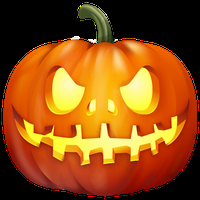
#> input picture AICV/halloween.png, 200 x 200 px
$ jupyter execute 'lab 2 5.ipynb'
#> lines starting #> are read from the running program, lines starting #| are printed output that depends on the picture; after the words box and inside, x2 and y2 are one past the last pixel; in counts of white or black regions, pixels touching at a corner belong together
[cell 1]
# Python program to illustrate
# simplethresholding type on an image
import cv2
import numpy as np
from matplotlib import pyplot as plt

[cell 2]
image1 =cv2.imread('halloween.png')
#> image1 is the input picture: shape (200, 200, 3); mean B, G, R 20.3, 77.8, 143.1
img =cv2.cvtColor(image1, cv2.COLOR_BGR2GRAY)
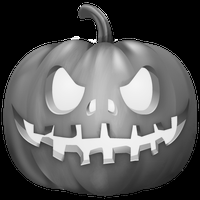
#> img: shape (200, 200); min 0, max 255, mean 90.8

[cell 3]
# applying different thresholding
# techniques on the input image
#cv2.THRESH_BINARY: If pixel intensity is greater than
#the set threshold, value set to 255, else set to 0 (black).
ret, thresh1 =cv2.threshold(img, 120, 255, cv2.THRESH_BINARY)
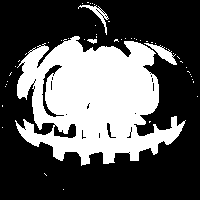
#> thresh1: shape (200, 200); 34.9% white; 50 white regions (46 under 20 px), largest, box (x1, y1, x2, y2) and area: (15, 36, 186, 166) 13418, (144, 43, 177, 65) 235, (78, 5, 109, 35) 179, (87, 39, 97, 44) 33
#cv2.THRESH_BINARY_INV: Inverted or Opposite case of cv2.THRESH_BINARY.
ret, thresh2 =cv2.threshold(img, 120, 255, cv2.THRESH_BINARY_INV)
#cv.THRESH_TRUNC: If pixel intensity value is greater than threshold,
#it is truncated to the threshold. The pixel values are set to be the
#same as the threshold. All other values remain the same.
ret, thresh3 =cv2.threshold(img, 120, 255, cv2.THRESH_TRUNC)
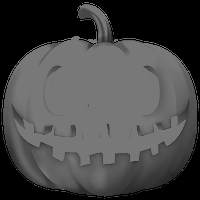
#> thresh3: shape (200, 200); min 0, max 120, mean 70.2
#cv.THRESH_TOZERO: Pixel intensity is set to 0, for all the pixels
#intensity, less than the threshold value.
ret, thresh4 =cv2.threshold(img, 120, 255, cv2.THRESH_TOZERO)
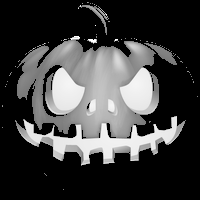
#> thresh4: shape (200, 200); min 0, max 255, mean 62.4
#cv.THRESH_TOZERO_INV: Inverted or Opposite case of cv2.THRESH_TOZERO.
ret, thresh5 =cv2.threshold(img, 120, 255, cv2.THRESH_TOZERO_INV)
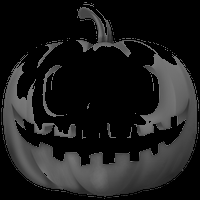
#> thresh5: shape (200, 200); min 0, max 120, mean 28.4
# the window showing output images
# with the corresponding thresholding
# techniques applied to the input images
cv2.imshow('Original', img)
cv2.imshow('Binary Threshold', thresh1)
cv2.imshow('Binary Threshold Inverted', thresh2)
cv2.imshow('Truncated Threshold', thresh3)
cv2.imshow('Set to 0', thresh4)
cv2.imshow('Set to 0 Inverted', thresh5)
blurred = cv2.GaussianBlur(thresh1, (3, 3), 0)
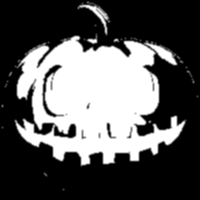
#> blurred: shape (200, 200); min 0, max 255, mean 88.9
edged = cv2.Canny(blurred, 10, 100)
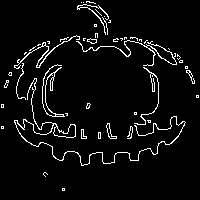
#> edged: shape (200, 200); 5.1% white in thin lines or dots
cv2.imshow("Edged image", edged)
# Finding Contours
# Use a copy of the image e.g. edged.copy()
# since findContours alters the image
contours, hierarchy = cv2.findContours(edged,cv2.RETR_EXTERNAL,
cv2.CHAIN_APPROX_NONE)
#> contours = 49 contours, 39 with area under 20; largest, box (x1, y1, x2, y2) and area: (14, 78, 186, 166) 244, (42, 64, 65, 117) 66, (14, 35, 80, 69) 60, (76, 40, 177, 66) 56, (106, 123, 117, 139) 50
print("Number of Contours found = " + str(len(contours)))
#| Number of Contours found = 49

# Draw all contours
# -1 signifies drawing all contours
cv2.drawContours(image1, contours, -1, (0, 255, 0), 3)
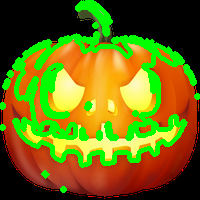
#> image1: shape (200, 200, 3); 19.94% of pixels changed, all inside (x1, y1, x2, y2) = (0, 0, 200, 193)
cv2.imshow('Contours', image1)
# De-allocate any associated memory usage
cv2.waitKey(0)
cv2.destroyAllWindows()

$ run again, with AICV/images.jpeg saved as AICV/halloween.png
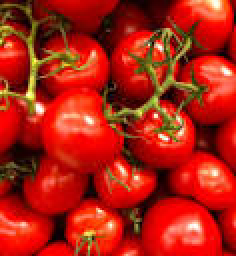
#> input picture AICV/images.jpeg, 118 x 128 px (shown 2 times larger)
#> image1 is the input picture: shape (128, 118, 3); mean B, G, R 18.4, 33.9, 174.3
#> `ret, thresh1 =cv2.threshold(img, 120, 255, cv2.THRESH_BINARY)`:
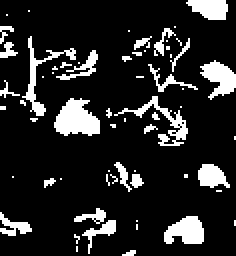
#> thresh1: shape (128, 118) (shown 2 times larger); 14.8% white; 63 white regions (43 under 20 px), largest, box (x1, y1, x2, y2) and area: (27, 49, 50, 68) 298, (82, 108, 102, 122) 205, (100, 30, 118, 50) 198
#> edged: shape (128, 118); 10.3% white in thin lines or dots
#> contours = 46 contours, 37 with area under 20; largest, box (x1, y1, x2, y2) and area: (53, 47, 94, 74) 258, (0, 18, 38, 58) 247, (81, 107, 102, 122) 198, (36, 104, 58, 128) 170, (98, 81, 115, 94) 131
#| Number of Contours found = 46
#> `cv2.drawContours(image1, contours, -1, (0, 255, 0), 3)`:
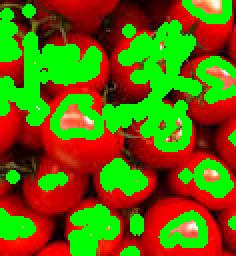
#> image1: shape (128, 118, 3) (shown 2 times larger); mean B, G, R 6.1, 101.4, 102.1
